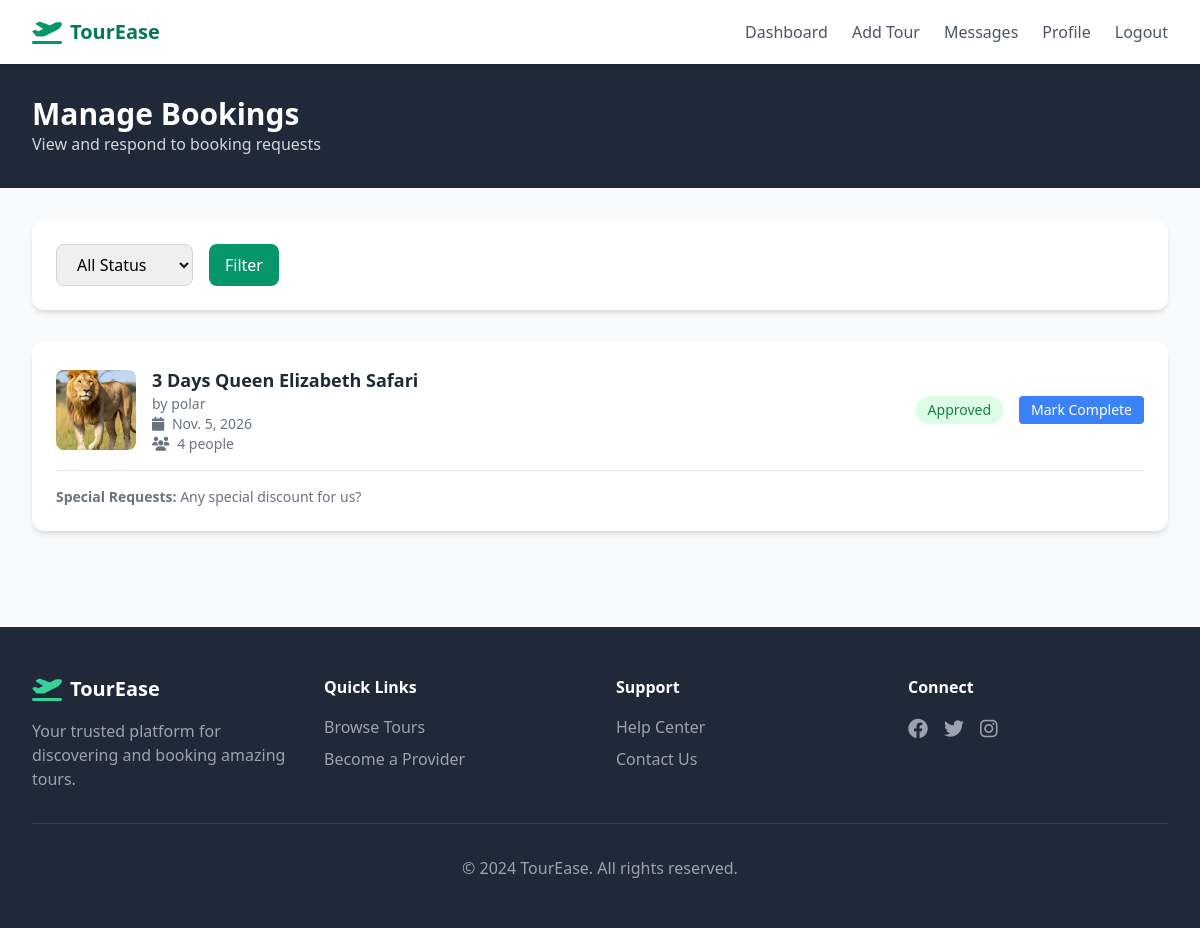
Page /bookings/ (signed in) on the committed database.
### tours/models.py (models this page shows, shortened)
class BookingRequest(models.Model):
    STATUS_CHOICES = [
        ('pending', 'Pending'),
        ('approved', 'Approved'),
        ('rejected', 'Rejected'),
        ('completed', 'Completed'),
    ]
    user = models.ForeignKey(
        settings.AUTH_USER_MODEL,
        on_delete=models.CASCADE,
        related_name='bookings'
    )
    tour = models.ForeignKey(
        TourPackage,
        on_delete=models.CASCADE,
        related_name='bookings'
    )
    travel_date = models.DateField()
    number_of_people = models.PositiveIntegerField()
    special_requests = models.TextField(blank=True)
    status = models.CharField(max_length=20, choices=STATUS_CHOICES, default='pending')
    created_at = models.DateTimeField(auto_now_add=True)
    updated_at = models.DateTimeField(auto_now=True)

class TourPackage(models.Model):
    TOUR_TYPE_CHOICES = [
        ('adventure', 'Adventure'),
        ('luxury', 'Luxury'),
        ('budget', 'Budget'),
        ('cultural', 'Cultural'),
        ('wildlife', 'Wildlife'),
        ('beach', 'Beach'),
    ]
    company = models.ForeignKey(
        settings.AUTH_USER_MODEL,
        on_delete=models.CASCADE,
        related_name='tour_packages'
    )
    title = models.CharField(max_length=200)
    description = models.TextField()
    location = models.CharField(max_length=200)
    price = models.DecimalField(max_digits=10, decimal_places=2)
    duration_days = models.PositiveIntegerField()
    max_group_size = models.PositiveIntegerField()
    tour_type = models.CharField(max_length=20, choices=TOUR_TYPE_CHOICES, default='adventure')
    itinerary = models.TextField(help_text="Day-by-day itinerary")
    image = models.FileField(upload_to='tour_images/', blank=True, null=True)
    is_approved = models.BooleanField(default=False)
    is_active = models.BooleanField(default=True)
    created_at = models.DateTimeField(auto_now_add=True)
    updated_at = models.DateTimeField(auto_now=True)

### accounts/models.py (models this page shows, shortened)
class User(AbstractUser):
    ROLE_CHOICES = [
        ('customer', 'Customer'),
        ('provider', 'Tour Provider'),
    ]
    role = models.CharField(max_length=20, choices=ROLE_CHOICES, default='customer')
    phone = models.CharField(max_length=20, blank=True)
    avatar = models.ImageField(upload_to='avatars/', blank=True, null=True)
    bio = models.TextField(blank=True)
    def is_provider(self):
        return self.role == 'provider'

### tours/views.py (the view)
# urls.py: path('bookings/', views.manage_bookings, name='manage_bookings'),
@login_required
def manage_bookings(request):
    if not request.user.is_provider():
        messages.error(request, 'Access denied')
        return redirect('home')
    bookings = BookingRequest.objects.filter(tour__company=request.user).order_by('-created_at')
    status_filter = request.GET.get('status')
    if status_filter:
        bookings = bookings.filter(status=status_filter)
    paginator = Paginator(bookings, 20)
    page_number = request.GET.get('page')
    page_obj = paginator.get_page(page_number)
    return render(request, 'tours/manage_bookings.html', {'page_obj': page_obj})

### templates/tours/manage_bookings.html (shortened to what this page needs)
{% extends 'base.html' %}
{% block content %}
<div class="bg-gray-800 py-8">
    <div class="max-w-7xl mx-auto px-4 sm:px-6 lg:px-8">
        <h1 class="text-3xl font-bold text-white">Manage Bookings</h1>
        <p class="text-gray-300">View and respond to booking requests</p>
    </div>
</div>
<div class="max-w-7xl mx-auto px-4 sm:px-6 lg:px-8 py-8">
    <div class="bg-white rounded-xl shadow-md p-6 mb-8">
        <form method="GET" class="flex gap-4">
            <select name="status" class="border border-gray-300 rounded-lg px-4 py-2 focus:ring-emerald-500 focus:border-emerald-500">
                <option value="">All Status</option>
            </select>
            <button type="submit" class="bg-emerald-600 text-white px-4 py-2 rounded-lg hover:bg-emerald-700 transition">Filter</button>
        </form>
    </div>
    {% if page_obj %}
    <div class="space-y-4">
        {% for booking in page_obj %}
        <div class="bg-white rounded-xl shadow-md p-6">
            <div class="flex flex-col md:flex-row md:items-center justify-between gap-4">
                <div class="flex items-center">
                    {% if booking.tour.image %}
                    <img src="{{ booking.tour.image.url }}" class="w-20 h-20 object-cover rounded-lg mr-4">
                    {% else %}
                    <div class="w-20 h-20 bg-gray-200 rounded-lg mr-4 flex items-center justify-center">
                        <i class="fas fa-image text-gray-400 text-2xl"></i>
                    </div>
                    {% endif %}
                    <div>
                        <h3 class="text-lg font-bold text-gray-800">{{ booking.tour.title }}</h3>
                        <p class="text-gray-500 text-sm">by {{ booking.user.username }}</p>
                        <p class="text-gray-500 text-sm"><i class="fas fa-calendar mr-1"></i> {{ booking.travel_date }}</p>
                        <p class="text-gray-500 text-sm"><i class="fas fa-users mr-1"></i> {{ booking.number_of_people }} people</p>
                    </div>
                </div>
                <div class="flex items-center gap-4">
                    {% if booking.status == 'pending' %}
                    <span class="bg-yellow-100 text-yellow-700 px-3 py-1 rounded-full text-sm font-medium">Pending</span>
                    <div class="flex gap-2">
                        <a href="{% url 'update_booking_status' booking.id 'approved' %}" class="bg-green-500 text-white px-3 py-1 rounded hover:bg-green-600 text-sm">Accept</a>
                        <a href="{% url 'update_booking_status' booking.id 'rejected' %}" class="bg-red-500 text-white px-3 py-1 rounded hover:bg-red-600 text-sm">Reject</a>
                    </div>
                    {% elif booking.status == 'approved' %}
                    <span class="bg-green-100 text-green-700 px-3 py-1 rounded-full text-sm font-medium">Approved</span>
                    <a href="{% url 'update_booking_status' booking.id 'completed' %}" class="bg-blue-500 text-white px-3 py-1 rounded hover:bg-blue-600 text-sm">Mark Complete</a>
                    {% elif booking.status == 'rejected' %}
                    <span class="bg-red-100 text-red-700 px-3 py-1 rounded-full text-sm font-medium">Rejected</span>
                    {% else %}
                    <span class="bg-blue-100 text-blue-700 px-3 py-1 rounded-full text-sm font-medium">Completed</span>
                    {% endif %}
                </div>
            </div>
            {% if booking.special_requests %}
            <div class="mt-4 pt-4 border-t">
                <p class="text-sm text-gray-500"><strong>Special Requests:</strong> {{ booking.special_requests }}</p>
            </div>
            {% endif %}
        </div>
        {% endfor %}
    </div>
    {% else %}
    <div class="text-center py-12">
        <i class="fas fa-calendar-times text-6xl text-gray-300 mb-4"></i>
        <p class="text-gray-500 text-lg">No bookings found</p>
    </div>
    {% endif %}
</div>
{% endblock %}

### rows in the picture
BookingRequest: tour.image (picture), tour "3 Days Queen Elizabeth Safari", user.username "polar", travel_date "Nov. 5, 2026", number_of_people "4", status "Approved", special_requests "Any special discount for us?"
